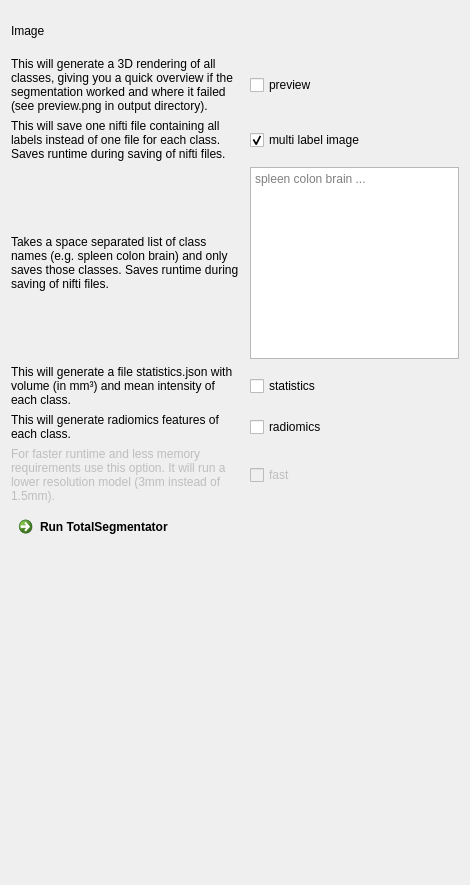
<?xml version="1.0" encoding="UTF-8"?>
<ui version="4.0">
 <class>QmitkTotalSegmentatorViewControls</class>
 <widget class="QWidget" name="QmitkTotalSegmentatorViewControls">
  <property name="geometry">
   <rect>
    <x>0</x>
    <y>0</y>
    <width>470</width>
    <height>885</height>
   </rect>
  </property>
  <property name="windowTitle">
   <string>Total Segmentator</string>
  </property>
  <layout class="QVBoxLayout" name="verticalLayout">
   <item>
    <layout class="QGridLayout" name="gridLayout">
     <item row="6" column="1">
      <widget class="QCheckBox" name="cbRadiomics">
       <property name="text">
        <string>radiomics</string>
       </property>
      </widget>
     </item>
     <item row="3" column="0">
      <widget class="QLabel" name="label_4">
       <property name="text">
        <string>This will save one nifti file containing all labels instead of one file for each class. Saves runtime during saving of nifti files.</string>
       </property>
       <property name="wordWrap">
        <bool>true</bool>
       </property>
      </widget>
     </item>
     <item row="2" column="0">
      <widget class="QLabel" name="label_3">
       <property name="text">
        <string>This will generate a 3D rendering of all classes, giving you a quick overview if the segmentation worked and where it failed (see preview.png in output directory).</string>
       </property>
       <property name="wordWrap">
        <bool>true</bool>
       </property>
      </widget>
     </item>
     <item row="8" column="1">
      <widget class="QCheckBox" name="cbFast">
       <property name="enabled">
        <bool>false</bool>
       </property>
       <property name="text">
        <string>fast</string>
       </property>
      </widget>
     </item>
     <item row="0" column="1">
      <widget class="QmitkSingleNodeSelectionWidget" name="selectionWidget" native="true">
       <property name="minimumSize">
        <size>
         <width>0</width>
         <height>40</height>
        </size>
       </property>
      </widget>
     </item>
     <item row="2" column="1">
      <widget class="QCheckBox" name="cbPreview">
       <property name="text">
        <string>preview</string>
       </property>
      </widget>
     </item>
     <item row="5" column="0">
      <widget class="QLabel" name="label_5">
       <property name="text">
        <string>This will generate a file statistics.json with volume (in mm³) and mean intensity of each class.</string>
       </property>
       <property name="wordWrap">
        <bool>true</bool>
       </property>
      </widget>
     </item>
     <item row="4" column="1">
      <widget class="QTextEdit" name="textEdit">
       <property name="sizePolicy">
        <sizepolicy hsizetype="Expanding" vsizetype="Preferred">
         <horstretch>0</horstretch>
         <verstretch>0</verstretch>
        </sizepolicy>
       </property>
       <property name="html">
        <string>&lt;!DOCTYPE HTML PUBLIC &quot;-//W3C//DTD HTML 4.0//EN&quot; &quot;http://www.w3.org/TR/REC-html40/strict.dtd&quot;&gt;
&lt;html&gt;&lt;head&gt;&lt;meta name=&quot;qrichtext&quot; content=&quot;1&quot; /&gt;&lt;style type=&quot;text/css&quot;&gt;
p, li { white-space: pre-wrap; }
&lt;/style&gt;&lt;/head&gt;&lt;body style=&quot; font-family:'Ubuntu'; font-size:11pt; font-weight:400; font-style:normal;&quot;&gt;
&lt;p style=&quot;-qt-paragraph-type:empty; margin-top:0px; margin-bottom:0px; margin-left:0px; margin-right:0px; -qt-block-indent:0; text-indent:0px;&quot;&gt;&lt;br /&gt;&lt;/p&gt;&lt;/body&gt;&lt;/html&gt;</string>
       </property>
       <property name="acceptRichText">
        <bool>false</bool>
       </property>
       <property name="placeholderText">
        <string>spleen colon brain ...</string>
       </property>
      </widget>
     </item>
     <item row="4" column="0">
      <widget class="QLabel" name="label">
       <property name="text">
        <string>Takes a space separated list of class names (e.g. spleen colon brain) and only saves those classes. Saves runtime during saving of nifti files.</string>
       </property>
       <property name="wordWrap">
        <bool>true</bool>
       </property>
      </widget>
     </item>
     <item row="5" column="1">
      <widget class="QCheckBox" name="cbStatistics">
       <property name="text">
        <string>statistics</string>
       </property>
      </widget>
     </item>
     <item row="3" column="1">
      <widget class="QCheckBox" name="cbMultiLabel">
       <property name="text">
        <string>multi label image</string>
       </property>
       <property name="checked">
        <bool>true</bool>
       </property>
      </widget>
     </item>
     <item row="0" column="0">
      <widget class="QLabel" name="imageLabel">
       <property name="styleSheet">
        <string notr="true"/>
       </property>
       <property name="text">
        <string>Image</string>
       </property>
      </widget>
     </item>
     <item row="6" column="0">
      <widget class="QLabel" name="label_6">
       <property name="text">
        <string>This will generate radiomics features of each class.</string>
       </property>
       <property name="wordWrap">
        <bool>true</bool>
       </property>
      </widget>
     </item>
     <item row="8" column="0">
      <widget class="QLabel" name="label_2">
       <property name="enabled">
        <bool>false</bool>
       </property>
       <property name="text">
        <string>For faster runtime and less memory requirements use this option. It will run a lower resolution model (3mm instead of 1.5mm).</string>
       </property>
       <property name="wordWrap">
        <bool>true</bool>
       </property>
      </widget>
     </item>
    </layout>
   </item>
   <item>
    <widget class="QCommandLinkButton" name="btnRunTotalSegmentator">
     <property name="text">
      <string>Run TotalSegmentator</string>
     </property>
    </widget>
   </item>
   <item>
    <spacer name="verticalSpacer">
     <property name="orientation">
      <enum>Qt::Vertical</enum>
     </property>
     <property name="sizeHint" stdset="0">
      <size>
       <width>20</width>
       <height>40</height>
      </size>
     </property>
    </spacer>
   </item>
  </layout>
 </widget>
 <layoutdefault spacing="6" margin="11"/>
 <customwidgets>
  <customwidget>
   <class>QmitkSingleNodeSelectionWidget</class>
   <extends>QWidget</extends>
   <header location="global">QmitkSingleNodeSelectionWidget.h</header>
   <container>1</container>
  </customwidget>
 </customwidgets>
 <resources/>
 <connections/>
</ui>
